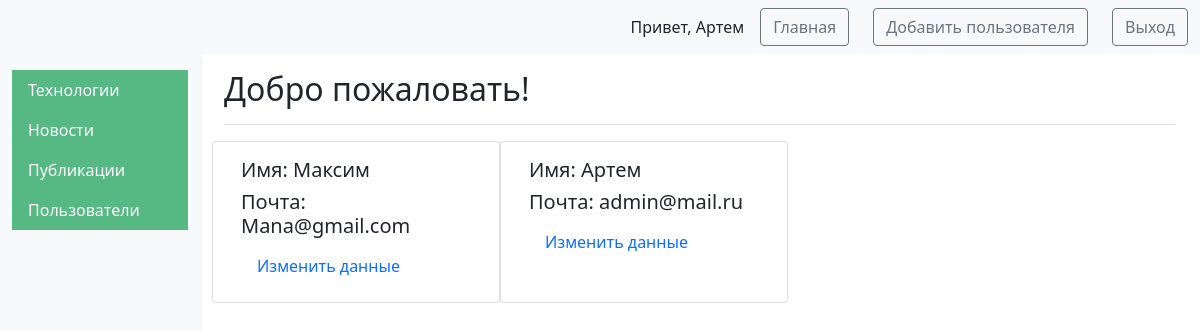
Screenshot of /get_all_users (signed in) with the database file from the repository.
### tables this page shows
CREATE TABLE users (
    id INTEGER PRIMARY KEY AUTOINCREMENT,
    name TEXT NOT NULL,
    email TEXT NOT NULL,
    psw TEXT NOT NULL,
    is_admin INTEGER NOT NULL
);

### app.py (the view, shortened to what this page needs)
@app.route("/get_all_users", methods=['POST', 'GET'])
@login_required
def get_all_users():
    return render_template('all_users.html', data=dbase.getAllUsers(), user_name=current_user.get_name(), is_admin=int(current_user.get_admin()))

### DataBase.py (called while the page is built)
    def getUser(self, user_id):
        try:
            self.__cur.execute(
                f"SELECT * FROM users WHERE id = {user_id} LIMIT 1")
            res = self.__cur.fetchone()
            if not res:
                print("Пользователь не найден")
                return False
            return res
        except sqlite3.Error as e:
            print("Ошибка получения из БД "+str(e))
        return False

    def getAllUsers(self):
        try:
            self.__cur.execute(f"SELECT * FROM users")
            res = self.__cur.fetchall()
            print(res)
            if res:
                blocks_list = [dict(ix) for ix in res]
                print(blocks_list)
                return blocks_list
        except sqlite3.Error as e:
            print("Ошибка получения данных из БД "+str(e))
        return False

### UserLogin.py (called while the page is built)
    def fromDB(self, user_id, db):
        self.__user = db.getUser(user_id)
        return self

    def get_name(self):
        return str(self.__user['name'])

    def get_admin(self):
        return str(self.__user['is_admin'])

### app.py (called while the page is built)
@app.before_request
def before_request():
    global dbase
    db = get_db()
    dbase = DataBase(db)

@login_manager.user_loader  # Загрузка пользователя
def load_user(user_id):
    return UserLogin().fromDB(user_id, dbase)

def connect_db():
    conn = sqlite3.connect(app.config['DATABASE'], check_same_thread=False)
    conn.row_factory = sqlite3.Row
    return conn

def get_db():
    if not hasattr(g, 'link_db'):
        g.link_db = connect_db()
    return g.link_db

### templates/all_users.html (shortened to what this page needs)
<!DOCTYPE html>
<html lang="en">
<head>
	<link href="https://cdn.jsdelivr.net/npm/bootstrap@5.1.3/dist/css/bootstrap.min.css" rel="stylesheet">
</head>
<body>
	<nav class="navbar navbar-expand-lg navbar-light bg-light">
		<div class="container-fluid">
			<div class="d-flex align-items-center">
				<span class="m3 me-3">Привет, {{user_name}}</span>
				<a href="{{ url_for('index') }}" class="btn btn-outline-secondary me-4">Главная</a>
				{% if is_admin == 1 %}
				<a class="btn btn-outline-secondary me-4" onclick="document.getElementById('id01').style.display='block'" id="reg" >Добавить пользователя</a>
				{% endif %}
				<a href="{{ url_for('logout') }}" class="btn btn-outline-secondary">Выход</a>
			</div>
		</div>
	</nav>
	<div class="container-fluid">
		<div class="row">
			{% if is_admin == 1 %}
			<nav id="sidebarMenu" class="col-md-3 col-lg-2 d-md-block bg-light sidebar collapse">
				<div class="position-sticky pt-3">
					<ul class="nav flex-column">
						<li class="nav-item">
							<a class="nav-link active" aria-current="page" href="{{ url_for('tech_admin') }}">
								Технологии
							</a>
							<a class="nav-link active" aria-current="page" href="{{ url_for('index') }}">
								Новости
							</a>
							<a class="nav-link active" aria-current="page" href="{{ url_for('post_admin') }}">
								Публикации
							</a>
							<a class="nav-link active" aria-current="page" href="{{ url_for('get_all_users') }}">
								Пользователи
							</a>
						</li>
					</ul>
				</div>
			</nav>
			{% endif %}
			<main class="col-md-9 ms-sm-auto col-lg-10 px-md-4">
				<div
					class="d-flex justify-content-between flex-wrap flex-md-nowrap align-items-center pt-3 pb-2 mb-3 border-bottom">
					<h1 class="h2">Добро пожаловать!</h1>
				</div>
				{% if is_admin == 1 %}
				<div class="row">
					{% for user in data %}
					<div class="card" style="width: 18rem;">
						<div class="card-body">
							<h5 class="card-title">Имя: {{user['name']}}</h5>
							<h5 class="card-title">Почта: {{user['email']}}</h5>
							<a class="nav-link active" aria-current="page" href="{{url_for('update_user', pk=user['id'])}}">
                                Изменить данные
                            </a>
						</div>
					</div>
					{% endfor %}
				</div>
				{% endif %}
			</main>
		</div>
	</div>
</body>
</html>

### templates/all_users.html (style rules this page uses)
#sidebarMenu { min-height: 100vh; box-shadow: 0 2px 5px rgba(0, 0, 0, 0.1); }
.sidebar .nav-link { border-radius: 0; color: #333; }
.sidebar .nav-link.active { background-color: #56B883; color: white; }

### rows the page displays
users: name "Артем", email "admin@mail.ru"
users: name "Максим", email "Mana@gmail.com"
